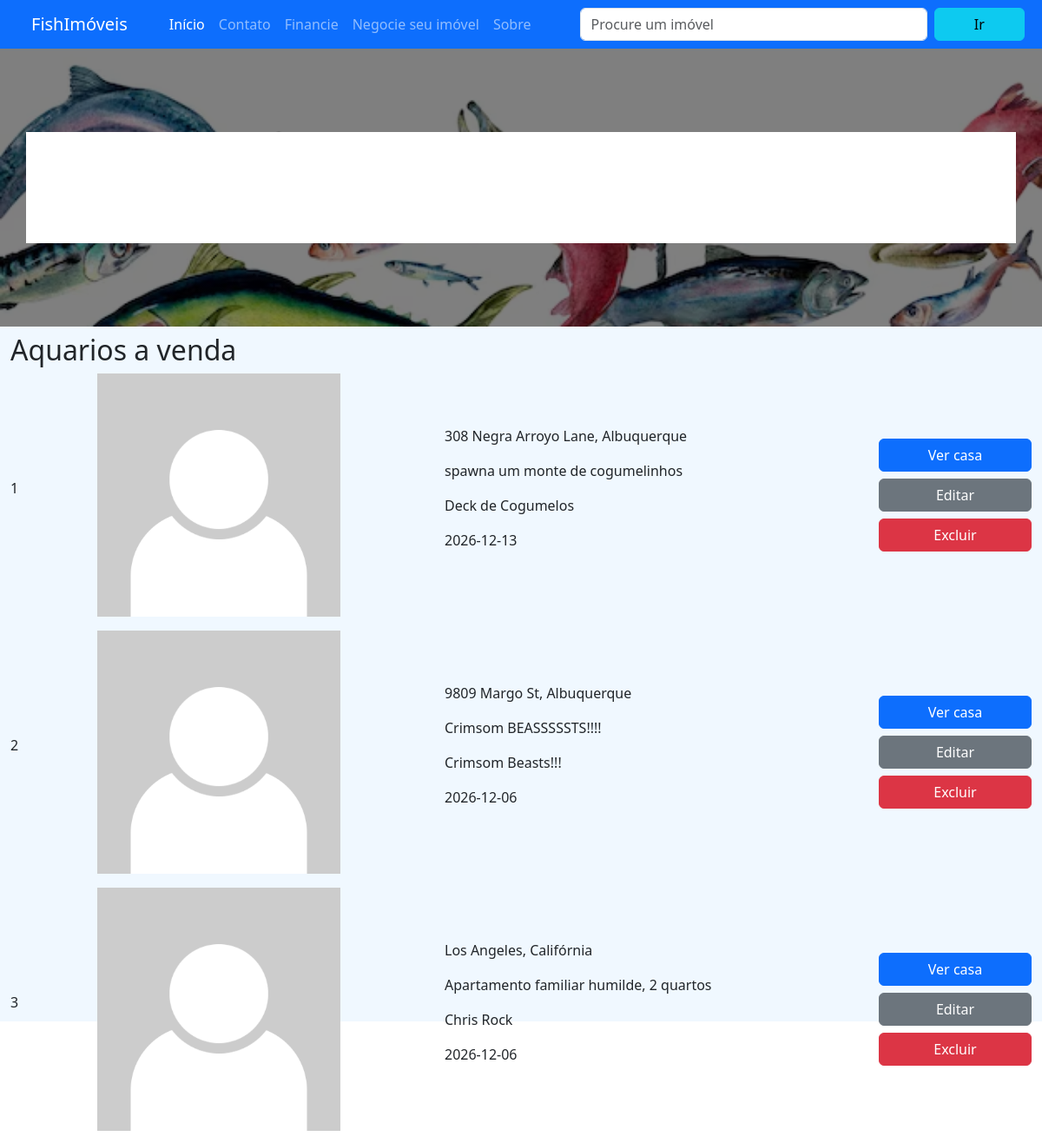
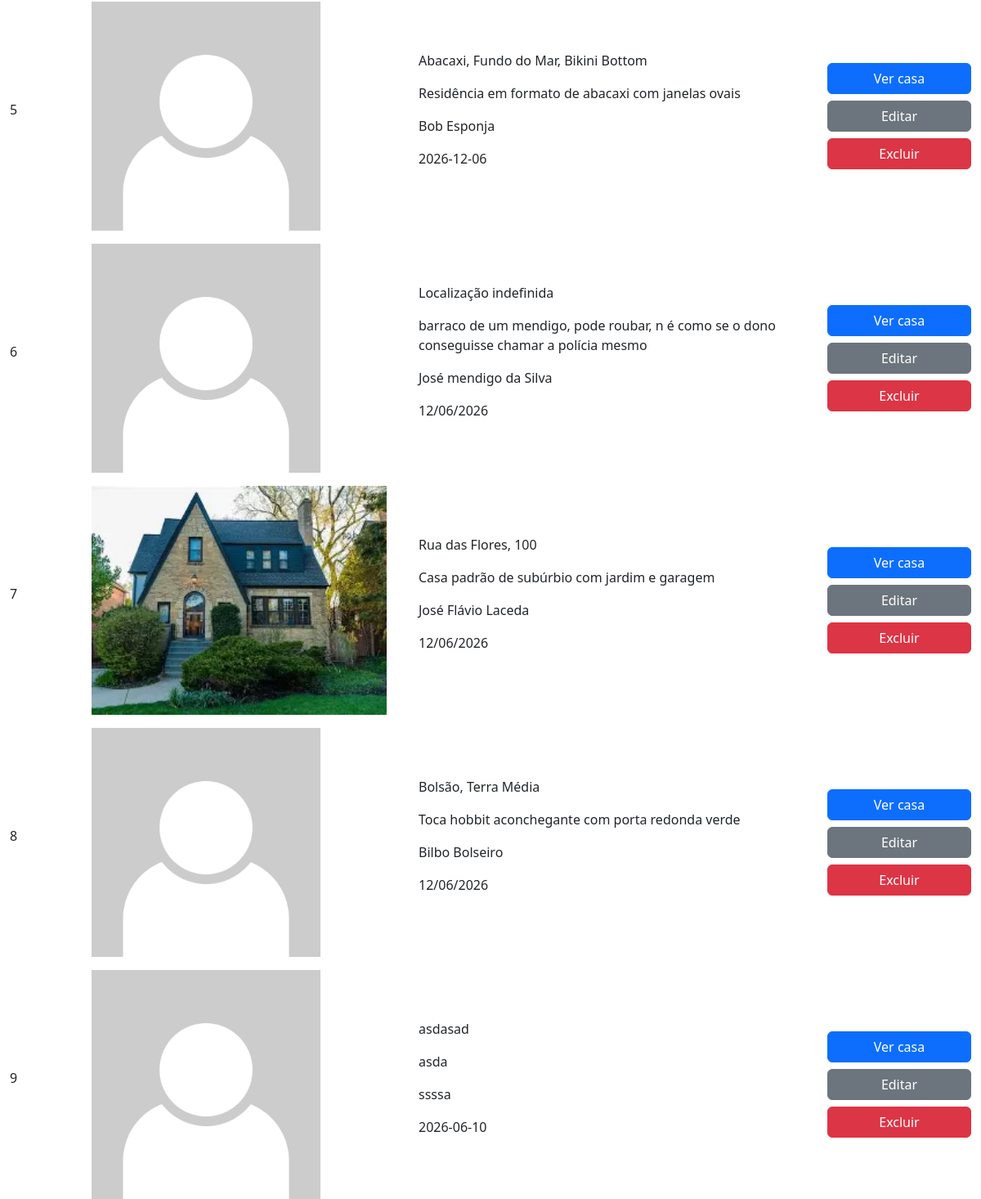
The page / on the database its author committed (2 pictures, top to bottom).
### tables this page shows
CREATE TABLE `imovel` (
  `id` int(11) NOT NULL,
  `endereco` varchar(50) DEFAULT NULL,
  `descricao` varchar(200) DEFAULT NULL,
  `proprietario` varchar(50) DEFAULT NULL,
  `dataCad` varchar(50) DEFAULT NULL,
  `foto` varchar(30) DEFAULT NULL
);

### index.php (the view, shortened to what this page needs)
<!DOCTYPE html>
<html lang="en">
<head>
    <link rel="stylesheet" href="css/style.css">
    <link rel="stylesheet" href="css/bootstrap.min.css">
</head>
<body>
    <header>
        <nav class="navbar navbar-expand-lg navbar-dark bg-primary">
            <div class="container-fluid">
                <a class="navbar-brand ms-4" href="Home.html">
                    FishImóveis
                </a>
                <div class="collapse navbar-collapse" id="navbarSupportedContent">
                    <ul class="navbar-nav ms-4 me-4 mb-2 mb-lg-0">
                        <li class="nav-item">
                            <a class="nav-link active" aria-current="page" href="Home.html">
                                Início
                            </a>
                        </li>
                        <li class="nav-item">
                            <a class="nav-link" href="Contato.html">
                                Contato
                            </a>
                        </li>
                        <li class="nav-item">
                            <a class="nav-link" href="Financie.html">
                                Financie
                            </a>
                        </li>
                        <li class="nav-item">
                            <a class="nav-link" href="Negocie.php">
                                Negocie seu imóvel
                            </a>
                        </li>
                        <li class="nav-item">
                            <a class="nav-link" href="Sobre.html">
                                Sobre
                            </a>
                        </li>
                    </ul>
                    <form class="d-flex ms-4 w-50" role="search">
                        <input class="form-control me-2" type="search" placeholder="Procure um imóvel"
                            aria-label="Search" />
                        <button class="btn btn-info w-25" type="submit">
                            Ir
                        </button>
                    </form>
                </div>
            </div>
        </nav>
        <section class="banner">
            <div class="container conteudo-banner">
            </div>
        </section>
    </header>
    <main class="contPrin">
        <section class="container-fluid mt-2 mb-2 w-100">
            <div class="row">
                <h2>Aquarios a venda</h2>
            </div>
            <?php
            try {
                include 'conexao.php';
                $resultado = $conexao->query('SELECT * FROM imovel');
                while ($imovel = $resultado->fetch_assoc()):
                    $idEncoded = base64_encode($imovel['id']);
                    $imagem = !empty($imovel['foto']) ? $imovel['foto'] : 'sem_usuário.png';
                    echo <<<HTML
        <div class="row mb-3 align-items-center">
            <div class="col-1">
                <p>{$imovel['id']}</p>
            </div>
            <div class="col-4">
                <img src="img/{$imagem}" class="img-fluid" style="height: 280px; object-fit: contain;">
            </div>
            <div class="col">
                <p>{$imovel['endereco']}</p>
                <p>{$imovel['descricao']}</p>
                <p>{$imovel['proprietario']}</p>
                <p>{$imovel['dataCad']}</p>
            </div>
            <div class="col-2">
    <a href="vercasa.php?id={$idEncoded}" class="btn btn-primary mb-2 w-100">Ver casa</a>
    <a href="editar.php?id={$idEncoded}" class="btn btn-secondary mb-2 w-100">Editar</a>
    <button
        class="btn btn-danger w-100"
        data-bs-toggle="modal"
        data-bs-target="#excluirModal"
        data-id="{$idEncoded}">
        Excluir
    </button>
    </div>
    </div>
    HTML;
                endwhile;
            } catch (mysqli_sql_exception $e) {
                echo "
    <div class='alert alert-danger container mt-3' role='alert'>
        <h5>Erro ao carregar os imóveis:</h5>
        <p>{$e->getMessage()}</p>
        <a href='index.php' class='btn btn-primary'>Tentar novamente</a>
    </div>";
            }
            ?>
        </section>
    </main>
</body>
</html>

### css/style.css (style rules this page uses)
* { margin: 0; }
.banner { display: flex; flex-direction: column; justify-content: center; align-items: center; height: 40vh; background: linear-gradient( rgba(0,0,0,0.5), rgba(0,0,0,0.5) ), url("../img/banner_peixes.avif"); background-size: cover; background-position: center; }
.conteudo-banner { background-color: white; height: 40%; width: 50%; }
.contPrin { display: flex; background-color: aliceblue; height: 100vh; }

### rows shown on the page
imovel: id "1", foto (picture), endereco "308 Negra Arroyo Lane, Albuquerque", descricao "spawna um monte de cogumelinhos", proprietario "Deck de Cogumelos", dataCad "2026-12-13"
imovel: id "2", endereco "9809 Margo St, Albuquerque", descricao "Crimsom BEASSSSSTS!!!!", proprietario "Crimsom Beasts!!!", dataCad "2026-12-06"
imovel: id "3", endereco "Los Angeles, Califórnia", descricao "Apartamento familiar humilde, 2 quartos", proprietario "Chris Rock", dataCad "2026-12-06"
imovel: id "5", endereco "Abacaxi, Fundo do Mar, Bikini Bottom", descricao "Residência em formato de abacaxi com janelas ovais", proprietario "Bob Esponja", dataCad "2026-12-06"
imovel: id "6", endereco "Localização indefinida", descricao "barraco de um mendigo, pode roubar, n é como se o dono conseguisse chamar a polícia mesmo", proprietario "José mendigo da Silva", dataCad "12/06/2026"
imovel: id "7", foto (picture), endereco "Rua das Flores, 100", descricao "Casa padrão de subúrbio com jardim e garagem", proprietario "José Flávio Laceda", dataCad "12/06/2026"
imovel: id "8", endereco "Bolsão, Terra Média", descricao "Toca hobbit aconchegante com porta redonda verde", proprietario "Bilbo Bolseiro", dataCad "12/06/2026"
imovel: id "9", foto (picture), endereco "asdasad", descricao "asda", proprietario "ssssa", dataCad "2026-06-10"
